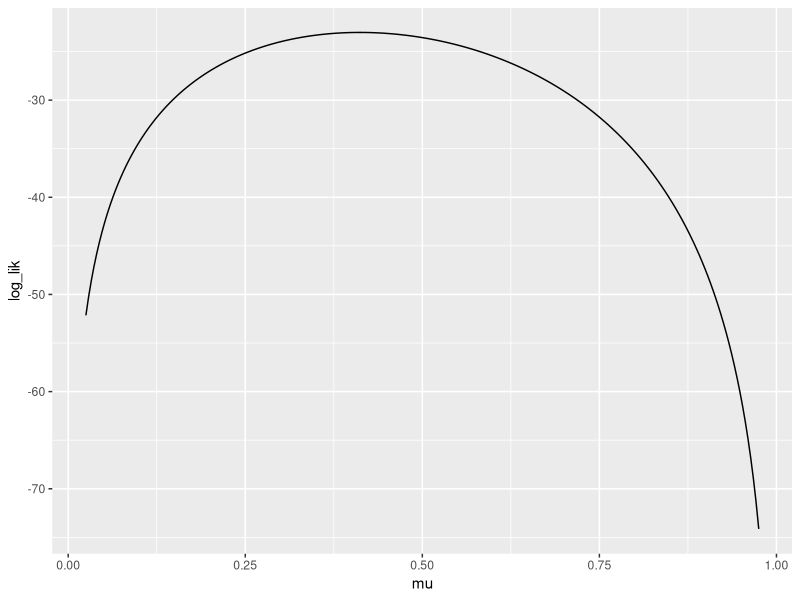
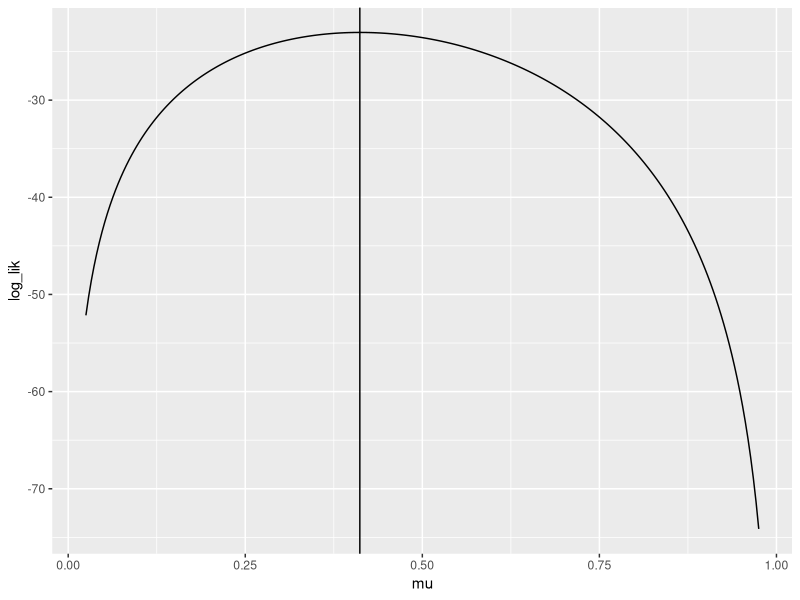
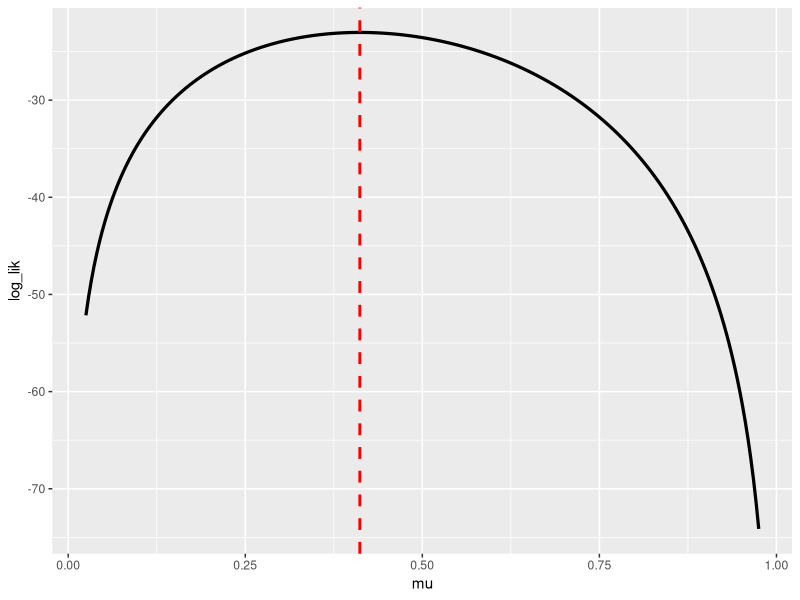
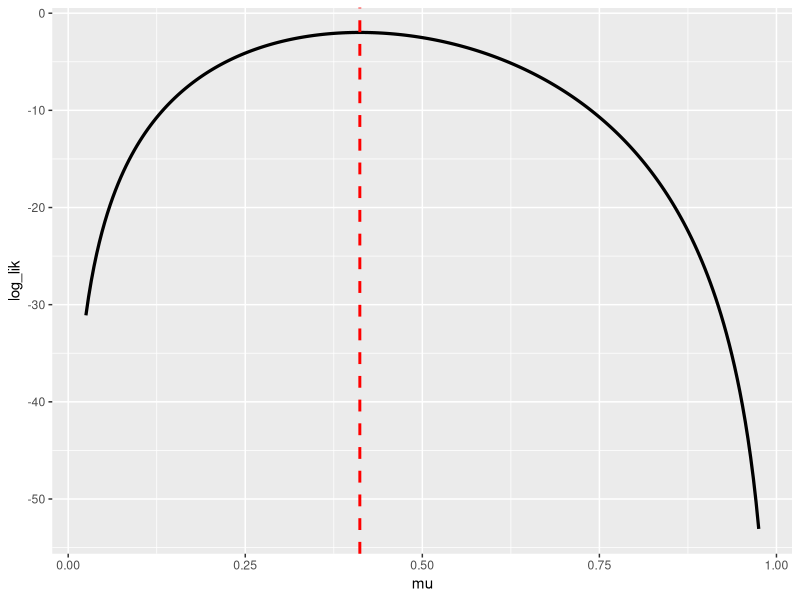
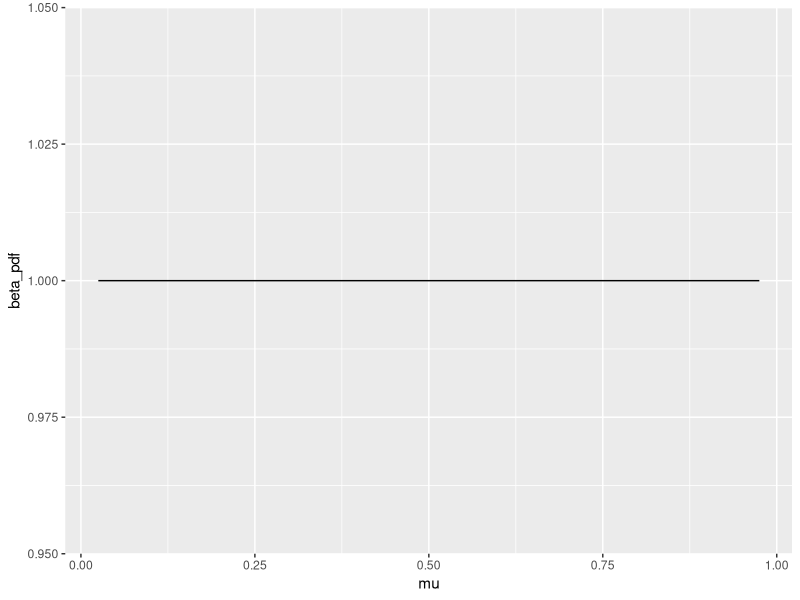
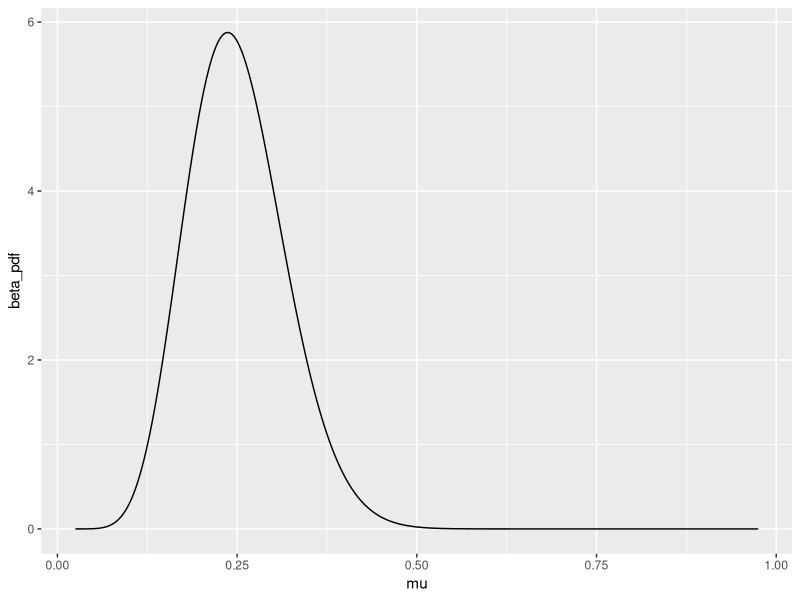
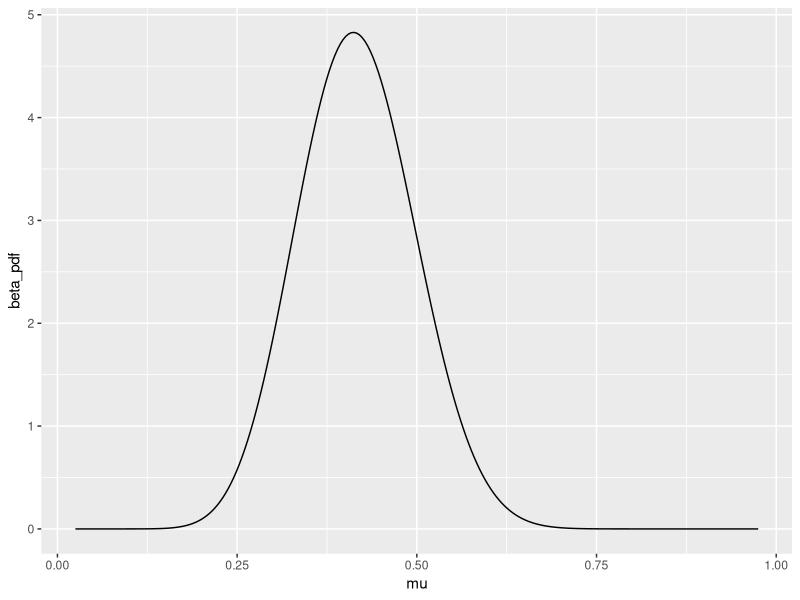
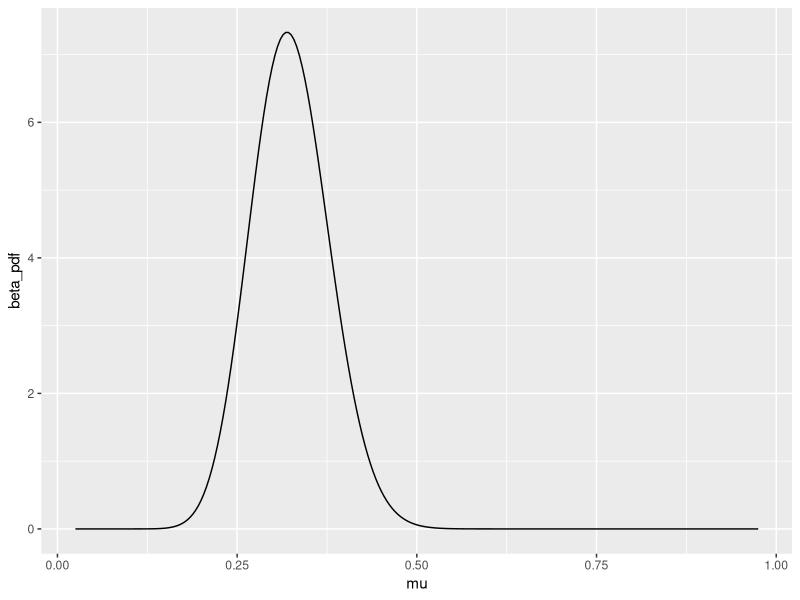

R code for these plots, in order:
## ---- chunk 1
knitr::opts_chunk$set(echo = TRUE)
## ---- chunk 2
library(tidyverse)
## ---- chunk 3
x <- c(0, 0, 0, 0,
       0, 1, 1, 0,
       1, 0, 0, 0,
       0, 1, 1, 0, 1,
       1, 0, 0, 1,
       0, 0, 1, 0,
       1, 1, 1, 0, 0,
       0, 0, 1, 1)
## ---- chunk 4
avg <- mean(x) 
## ---- chunk 5
avg
## ---- chunk 6
MLE <- mean(x)
MLE
## ---- chunk 7
log_bernoulli_pmf <- function(xobs, prob)
{
        result <- (log(prob) * xobs) + (log(1 - prob) * (1 - xobs))
        return(result)
}
## ---- chunk 8
log_bernoulli_pmf(x[1], prob = 0.25)
## ---- chunk 9
log_bernoulli_pmf(x[2], prob = 0.25)
## ---- chunk 10
log_bernoulli_pmf(x[3], prob = 0.25)
## ---- chunk 11
log_bernoulli_pmf(x[4], prob = 0.25)
## ---- chunk 12
log_bernoulli_pmf(x[5], prob = 0.25)
## ---- chunk 13
log_bernoulli_pmf(x[1:5], prob = 0.25)
## ---- chunk 14
sum(log_bernoulli_pmf(xobs = x, prob = 0.25))
## ---- chunk 15
mu_grid <- seq(from = 0.025, to = 0.975,length.out = 251)
## ---- chunk 16
for( n in 1:4 ){
  print( n )
}
## ---- chunk 17
example_vector <- rep( as.numeric(NA), 10 )

example_vector %>% class()
## ---- chunk 18
example_vector
## ---- chunk 19
seq_along(example_vector)
## ---- chunk 20
for( n in seq_along(example_vector) ){
  example_vector[n] <- n ^ 2
}
## ---- chunk 21
example_vector
## ---- chunk 22
(1:10)^2
## ---- chunk 23
log_lik_xa <- rep( as.numeric(NA), length(mu_grid))

for (n in seq_along(mu_grid)){
        
        log_lik_xa[n] <- (log(mu_grid[n]) * sum(x)) + (log(1 - mu_grid[n]) * sum(1-x))
}
## ---- chunk 24
xa_results <- tibble::tibble(
  mu = mu_grid,
  log_lik = log_lik_xa
)
## ---- chunk 25
xa_results %>% 
        ggplot(aes(x = mu,
                   y = log_lik)) +
        geom_line()
## ---- chunk 26
xa_results %>% 
        ggplot(aes(x = mu,
                   y = log_lik)) +
        geom_line() +
        geom_vline(xintercept = 0.4117647)
## ---- chunk 27
player_hits <- sum(x)
player_atbats <- length(x)
## ---- chunk 28
tibble::tibble(
  mu = mu_grid
) %>% 
  mutate(log_lik = log(mu^player_hits * (1-mu)^(player_atbats - player_hits))) %>%
        ggplot(aes(x = mu,
                   y = log_lik)) + 
        geom_line(size = 1.1) +
        geom_vline(xintercept = 0.4117647,
                   size = 1, linetype = 'dashed', color = 'red')
## ---- chunk 29
tibble::tibble(
  mu = mu_grid
              ) %>% 
  mutate(log_lik = dbinom(x = player_hits,
                          size = player_atbats,
                          prob = mu,
                          log = TRUE)) %>%
        ggplot(aes(x = mu,
                   y = log_lik)) + 
        geom_line(size = 1.1) +
        geom_vline(xintercept = 0.4117647,
                   size = 1, linetype = 'dashed', color = 'red')
## ---- chunk 30
a_uniform <- 1
b_uniform <- 1

a_inform <- 10
b_inform <- 30
## ---- chunk 31
number_of_trials_set1 <- a_uniform + b_uniform
number_of_trials_set1
number_of_trials_set2 <- a_inform + b_inform
number_of_trials_set2
## ---- chunk 32
expected_value_set1 <- a_uniform/(a_uniform+ b_uniform) 
expected_value_set1
expected_value_set2 <- a_inform/(a_inform + b_inform) 
expected_value_set2
## ---- chunk 33
tibble::tibble(
  mu = mu_grid
) %>% 
  mutate(beta_pdf = dbeta(x = mu,
                          shape1 = a_uniform,
                          shape2 = b_uniform)) %>%
        ggplot(aes(x = mu,
                   y = beta_pdf)) + 
        geom_line()
## ---- chunk 34
tibble::tibble(
  mu = mu_grid
) %>% 
  mutate(beta_pdf = dbeta(x = mu,
                          shape1 = a_inform,
                          shape2 = b_inform)) %>%
        ggplot(aes(x = mu,
                   y = beta_pdf)) + 
        geom_line()
## ---- chunk 35
a_new_uniform <- player_hits + a_uniform
a_new_uniform
b_new_uniform <- b_uniform + (player_atbats - player_hits)
b_new_uniform
## ---- chunk 36
a_new_inform <- player_hits + a_inform
a_new_inform
b_new_inform <- b_inform + (player_atbats - player_hits)
b_new_inform
## ---- chunk 37
posterior_outputs <- tibble::tibble(
  a = c(a_uniform, a_inform),
  b = c(b_uniform, b_inform),
  prior_type = c("uniform", "inform")
) %>% 
  mutate(m = player_hits,
         N = player_atbats) %>% 
  mutate(a_new = a + m,
         b_new = b + (N - m))

posterior_outputs %>% 
  mutate(post_mean = a_new /(a_new + b_new),
         post_mode = (a_new - 1) / (a_new + b_new - 2),
         post_q05 = qbeta(0.05, a_new, b_new),
         post_q95 = qbeta(0.95, a_new, b_new)) %>% 
  select(prior_type, starts_with('post_'))
## ---- chunk 38
mean_inform <- a_new_inform/(a_new_inform + b_new_inform)
paste0("the mean of the uniform prior = ", mean_inform)

mode_inform <- (a_new_inform - 1)/(a_new_inform + b_new_inform - 2)
paste0("the mode of the uniform prior = ", (mode_inform))

fifth_percentile_inform <- qbeta(0.05, 
                                  shape1 = a_new_inform, 
                                  shape2 = b_new_inform) 
paste0("the fifth percentile of the inform prior = ", (fifth_percentile_inform))

nintyfivethe_percentile_inform <- qbeta(0.95, 
                                         shape1 = a_new_inform, 
                                         shape2 = b_new_inform) 
paste0("the 95th percentile of the inform prior = ", (nintyfivethe_percentile_inform))


## ---- chunk 39
tibble::tibble(
  mu = mu_grid
) %>% 
  mutate(beta_pdf = dbeta(x = mu,
                          shape1 = a_new_uniform,
                          shape2 = b_new_uniform)) %>%
        ggplot(aes(x = mu,
               y = beta_pdf)) +
        geom_line()
## ---- chunk 40
tibble::tibble(
  mu = mu_grid
) %>% 
  mutate(beta_pdf = dbeta(x = mu,
                          shape1 = a_new_inform,
                          shape2 = b_new_inform)) %>%
        ggplot(aes(x = mu,
               y = beta_pdf)) +
        geom_line()
## ---- chunk 41
tibble::tibble(
  mu = mu_grid
) %>% 
  mutate(beta_pdf_inform = dbeta(x = mu,
                          shape1 = a_new_inform,
                          shape2 = b_new_inform),
         beta_pdf_uniform = dbeta(x = mu,
                          shape1 = a_new_uniform,
                          shape2 = b_new_uniform)) %>%
        ggplot(aes(x = mu)) +
        geom_line(aes(y = beta_pdf_uniform)) + 
        geom_line(aes(y = beta_pdf_inform), linetype = 'dashed')
## ---- chunk 42
season_hits <- 62

season_atbats <- 284
## ---- chunk 43
a_new_uniform_season <- season_hits + a_uniform
a_new_uniform_season
b_new_uniform_season <- b_uniform + (season_atbats - season_hits)
b_new_uniform_season
## ---- chunk 44
a_new_inform_season <- season_hits + a_inform
a_new_inform_season
b_new_inform_season <- b_inform + (season_atbats - season_hits)
b_new_inform_season
## ---- chunk 45
mean_uniform <- a_new_uniform/(a_new_uniform + b_new_uniform)
paste0("the mean of the uniform prior = ", mean_uniform)

mode_uniform <- (a_new_uniform - 1)/(a_new_uniform + b_new_uniform - 2)
paste0("the mode of the uniform prior = ", (mode_uniform))

fifth_percentile_uniform <- qbeta(0.05, 
                                  shape1 = a_new_uniform, 
                                  shape2 = b_new_uniform) 
fifth_percentile_uniform

nintyfivethe_percentile_uniform <- qbeta(0.95, 
                                         shape1 = a_new_uniform, 
                                         shape2 = b_new_uniform) 
nintyfivethe_percentile_uniform
## ---- chunk 46
mean_inform_season <- a_new_inform_season/(a_new_inform_season + b_new_inform_season)
paste0("the mean of the uniform prior = ", mean_inform_season)

mode_inform_season <- (a_new_inform_season - 1)/(a_new_inform_season + b_new_inform_season - 2)
paste0("the mode of the uniform prior = ", (mode_inform_season))

fifth_percentile_inform_season <- qbeta(0.05, 
                                  shape1 = a_new_inform_season, 
                                  shape2 = b_new_inform_season) 
paste0("the fifth percentile of the inform prior = ", (fifth_percentile_inform_season))

nintyfivethe_percentile_inform_season <- qbeta(0.95, 
                                         shape1 = a_new_inform_season, 
                                         shape2 = b_new_inform_season) 
paste0("the 95th percentile of the inform prior = ", (nintyfivethe_percentile_inform_season))


## ---- chunk 47
tibble::tibble(
  mu = mu_grid
) %>% 
  mutate(beta_pdf = dbeta(x = mu,
                          shape1 = a_new_uniform_season,
                          shape2 = b_new_uniform_season)) %>%
        ggplot(aes(x = mu,
               y = beta_pdf)) +
        geom_line()
## ---- chunk 48
tibble::tibble(
  mu = mu_grid
) %>% 
  mutate(beta_pdf = dbeta(x = mu,
                          shape1 = a_new_inform_season,
                          shape2 = b_new_inform_season)) %>%
        ggplot(aes(x = mu,
               y = beta_pdf)) +
        geom_line()
## ---- chunk 49
tibble::tibble(
  mu = mu_grid
) %>% 
  mutate(beta_pdf_inform_season = dbeta(x = mu,
                          shape1 = a_new_inform_season,
                          shape2 = b_new_inform_season),
         beta_pdf_uniform_season = dbeta(x = mu,
                          shape1 = a_new_uniform_season,
                          shape2 = b_new_uniform_season)) %>%
        ggplot(aes(x = mu)) +
        geom_line(aes(y = beta_pdf_uniform_season)) + 
        geom_line(aes(y = beta_pdf_inform_season), linetype = 'dashed')
